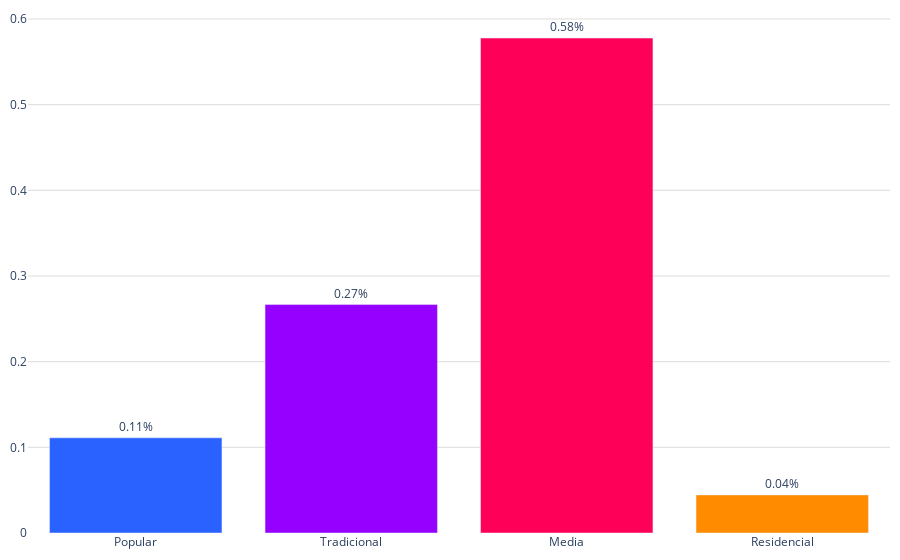

Notebook code for this chart:
### Code cell
labels = creditos_vivienda['vivienda_valor']
values = creditos_vivienda['promedio']
colores = ['#2962ff', '#9500ff', '#ff0059', '#ff8c00', '#b4e600', '#2EC2A2','#E50CB6']

fig = go.Figure()
fig.add_trace(go.Bar(
        x=labels, 
        y=values, 
        marker_color=colores,
        text=values,  # Texto que se mostrará en las barras (porcentaje)
        textposition='outside',  # Posición del texto (puede ser 'inside' o 'outside')
        texttemplate='%{text:.2f}%', 
    )
)    
fig.update_layout(
    #barmode='stack', 
    #title='Distribución de créditos por vivienda valor (2022)',
    #title_font_size = 22,
    yaxis=dict(
        #title='M', # Título del eje y
        gridcolor='#dddcda', # Color de las líneas que dividen los rangos del eje Y         
    ),  margin=dict(l=10, r=10, t=10, b=10),  # Ajusta los márgenes (left, right, top, bottom)
    plot_bgcolor='rgba(0,0,0,0)',  # Color de fondo del gráfico
    legend=dict(
        yanchor="top",
        y=0.99,
    )
)

# Exportar gráfica como archivo HTML
def guardar_grafico_como_html(fig, nombre_archivo, carpeta='assets\graficas'):
    # Crear la carpeta si no existe
    if not os.path.exists(carpeta):
        os.makedirs(carpeta)
    # Gráfica como archivo HTML en la carpeta especificada
    pio.write_html(fig, f'{carpeta}/{nombre_archivo}.html')
guardar_grafico_como_html(fig, 'g_bar_creditos_vivienda_2023', carpeta='assets\graficas')
fig.show()

### Figure 1 — Plotly figure (JSON) as saved in the notebook; plotly's stock layout.template omitted (floating-point values rounded to 4 significant figures)
{"data": [{"marker": {"color": ["#2962ff", "#9500ff", "#ff0059", "#ff8c00", "#b4e600", "#2EC2A2", "#E50CB6"]}, "text": [0.1111, 0.2667, 0.5778, 0.04444], "textposition": "outside", "texttemplate": "%{text:.2f}%", "type": "bar", "x": ["Popular", "Tradicional", "Media", "Residencial"], "y": [0.1111, 0.2667, 0.5778, 0.04444]}], "layout": {"legend": {"y": 0.99, "yanchor": "top"}, "margin": {"b": 10, "l": 10, "r": 10, "t": 10}, "plot_bgcolor": "rgba(0,0,0,0)", "yaxis": {"gridcolor": "#dddcda"}}}
